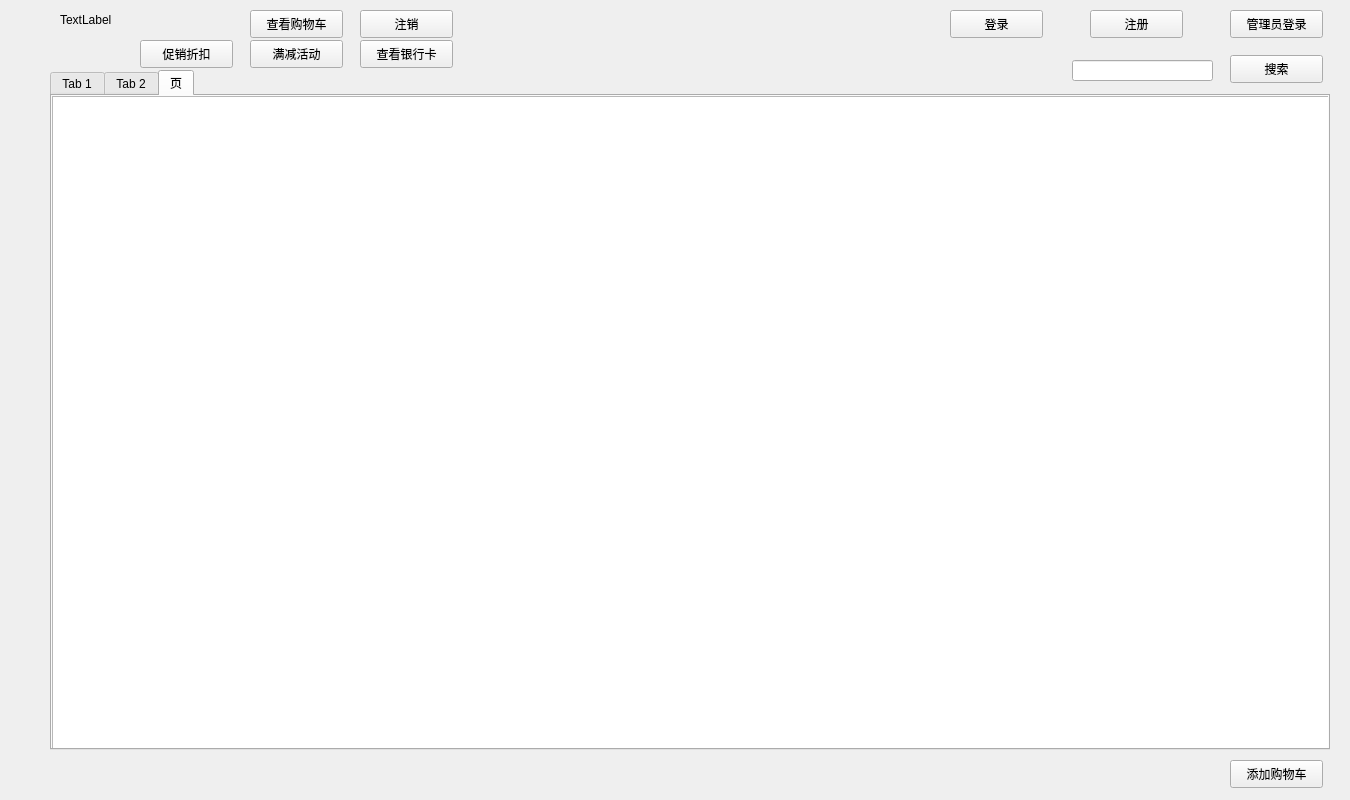
<?xml version="1.0" encoding="UTF-8"?>
<ui version="4.0">
 <class>MainWindow</class>
 <widget class="QMainWindow" name="MainWindow">
  <property name="geometry">
   <rect>
    <x>0</x>
    <y>0</y>
    <width>1350</width>
    <height>800</height>
   </rect>
  </property>
  <property name="windowTitle">
   <string>MainWindow</string>
  </property>
  <widget class="QWidget" name="centralWidget">
   <widget class="QTabWidget" name="tabWidget">
    <property name="geometry">
     <rect>
      <x>50</x>
      <y>70</y>
      <width>1280</width>
      <height>680</height>
     </rect>
    </property>
    <property name="currentIndex">
     <number>2</number>
    </property>
    <widget class="QWidget" name="bookw">
     <attribute name="title">
      <string>Tab 1</string>
     </attribute>
     <widget class="QTableWidget" name="book">
      <property name="geometry">
       <rect>
        <x>0</x>
        <y>0</y>
        <width>1280</width>
        <height>680</height>
       </rect>
      </property>
     </widget>
    </widget>
    <widget class="QWidget" name="foodw">
     <attribute name="title">
      <string>Tab 2</string>
     </attribute>
     <widget class="QTableWidget" name="food">
      <property name="geometry">
       <rect>
        <x>0</x>
        <y>0</y>
        <width>1280</width>
        <height>680</height>
       </rect>
      </property>
     </widget>
    </widget>
    <widget class="QWidget" name="clothesw">
     <attribute name="title">
      <string>页</string>
     </attribute>
     <widget class="QTableWidget" name="clothes">
      <property name="geometry">
       <rect>
        <x>0</x>
        <y>0</y>
        <width>1280</width>
        <height>680</height>
       </rect>
      </property>
     </widget>
    </widget>
   </widget>
   <widget class="QPushButton" name="login">
    <property name="geometry">
     <rect>
      <x>950</x>
      <y>10</y>
      <width>93</width>
      <height>28</height>
     </rect>
    </property>
    <property name="text">
     <string>登录</string>
    </property>
   </widget>
   <widget class="QPushButton" name="registered">
    <property name="geometry">
     <rect>
      <x>1090</x>
      <y>10</y>
      <width>93</width>
      <height>28</height>
     </rect>
    </property>
    <property name="text">
     <string>注册</string>
    </property>
   </widget>
   <widget class="QPushButton" name="admin_login">
    <property name="geometry">
     <rect>
      <x>1230</x>
      <y>10</y>
      <width>93</width>
      <height>28</height>
     </rect>
    </property>
    <property name="text">
     <string>管理员登录</string>
    </property>
   </widget>
   <widget class="QLabel" name="showinfo">
    <property name="geometry">
     <rect>
      <x>60</x>
      <y>10</y>
      <width>211</width>
      <height>20</height>
     </rect>
    </property>
    <property name="text">
     <string>TextLabel</string>
    </property>
   </widget>
   <widget class="QPushButton" name="shoplist">
    <property name="geometry">
     <rect>
      <x>250</x>
      <y>10</y>
      <width>93</width>
      <height>28</height>
     </rect>
    </property>
    <property name="text">
     <string>查看购物车</string>
    </property>
   </widget>
   <widget class="QPushButton" name="setDiscount">
    <property name="geometry">
     <rect>
      <x>140</x>
      <y>40</y>
      <width>93</width>
      <height>28</height>
     </rect>
    </property>
    <property name="text">
     <string>促销折扣</string>
    </property>
   </widget>
   <widget class="QPushButton" name="discount2">
    <property name="geometry">
     <rect>
      <x>250</x>
      <y>40</y>
      <width>93</width>
      <height>28</height>
     </rect>
    </property>
    <property name="text">
     <string>满减活动</string>
    </property>
   </widget>
   <widget class="QPushButton" name="addlist">
    <property name="geometry">
     <rect>
      <x>1230</x>
      <y>760</y>
      <width>93</width>
      <height>28</height>
     </rect>
    </property>
    <property name="text">
     <string>添加购物车</string>
    </property>
   </widget>
   <widget class="QPushButton" name="LogoutBtn">
    <property name="geometry">
     <rect>
      <x>360</x>
      <y>10</y>
      <width>93</width>
      <height>28</height>
     </rect>
    </property>
    <property name="text">
     <string>注销</string>
    </property>
   </widget>
   <widget class="QLabel" name="book_label">
    <property name="geometry">
     <rect>
      <x>460</x>
      <y>30</y>
      <width>431</width>
      <height>16</height>
     </rect>
    </property>
    <property name="text">
     <string/>
    </property>
   </widget>
   <widget class="QLabel" name="food_label">
    <property name="geometry">
     <rect>
      <x>460</x>
      <y>50</y>
      <width>431</width>
      <height>16</height>
     </rect>
    </property>
    <property name="text">
     <string/>
    </property>
   </widget>
   <widget class="QLabel" name="minus_label">
    <property name="geometry">
     <rect>
      <x>460</x>
      <y>10</y>
      <width>431</width>
      <height>16</height>
     </rect>
    </property>
    <property name="text">
     <string/>
    </property>
   </widget>
   <widget class="QLabel" name="clothes_label">
    <property name="geometry">
     <rect>
      <x>460</x>
      <y>70</y>
      <width>431</width>
      <height>16</height>
     </rect>
    </property>
    <property name="text">
     <string/>
    </property>
   </widget>
   <widget class="QPushButton" name="BindBtn">
    <property name="geometry">
     <rect>
      <x>360</x>
      <y>40</y>
      <width>93</width>
      <height>28</height>
     </rect>
    </property>
    <property name="text">
     <string>查看银行卡</string>
    </property>
   </widget>
   <widget class="QPushButton" name="SearchBtn">
    <property name="geometry">
     <rect>
      <x>1230</x>
      <y>55</y>
      <width>93</width>
      <height>28</height>
     </rect>
    </property>
    <property name="text">
     <string>搜索</string>
    </property>
   </widget>
   <widget class="QLineEdit" name="search">
    <property name="geometry">
     <rect>
      <x>1072</x>
      <y>60</y>
      <width>141</width>
      <height>21</height>
     </rect>
    </property>
   </widget>
  </widget>
 </widget>
 <layoutdefault spacing="6" margin="11"/>
 <resources/>
 <connections/>
</ui>
